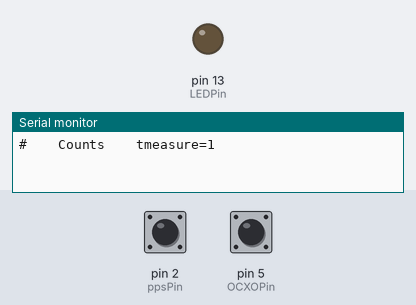
Bench run of a sketch on a simulated Arduino Uno, built with avr-gcc and run on an emulated ATmega328P. Shown: output pins drawn as LEDs (lit = HIGH), the last lines printed to the serial monitor. Dashed ring = blinking. The test bench sets the inputs (shaded band); at power-on: pin 2 (ppsPin) HIGH, pin 5 (OCXOPin) HIGH.

Above: at 1.2 s.
1.3 s: pin 2 (ppsPin) pulled LOW for 0.15 s
At 1.9 s:
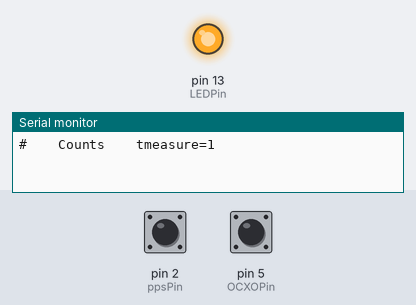
2.9 s: pin 2 (ppsPin) pulled LOW for 1 s
At 4.3 s:
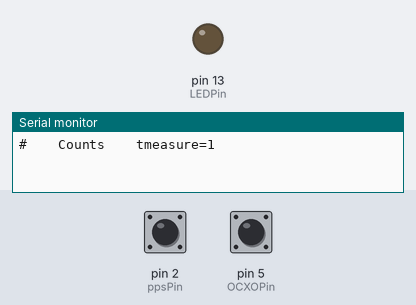
5.4 s: pin 2 (ppsPin) pulsed LOW 5 times (0.12 s each, 0.3 s apart)
At 5.67 s:
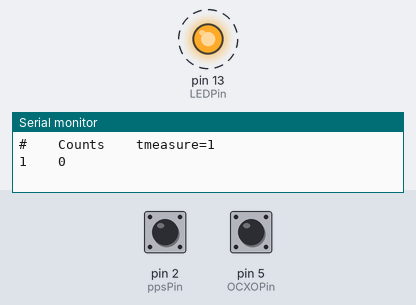
8.4 s: pin 2 (ppsPin) pulled LOW for 3.2 s
At 12.6 s:
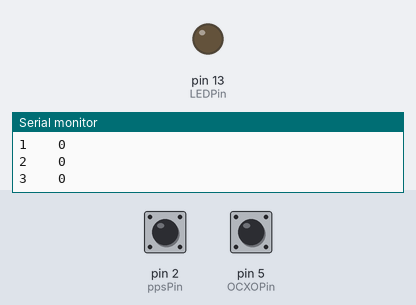
Timing chart, 0 to 14.1 s (numbered marks = the images above; inputs shaded):
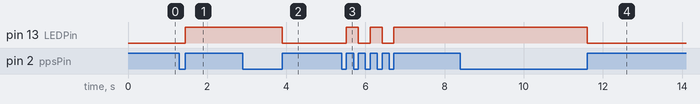

Measured:
- after the input at 1.3 s, pin 13 (LEDPin): LOW → HIGH after 0.15 s
- after the input at 2.9 s, pin 13 (LEDPin): HIGH → LOW after 1.0 s
- after the input at 5.4 s, pin 13 (LEDPin): alternates HIGH for 0.30 s and LOW for 0.30 s, 5 changes in all, then stays HIGH, starting after 0.12 s
- after the input at 8.4 s, pin 13 (LEDPin): HIGH → LOW after 3.2 s

The sketch:

GPSCO.ino
```cpp
// A minimum solution to manually calibrating a bare OCXO module
// with GPS using the 1 pps signal
//
// The 1 pps signal is used to trigger an interrupt
// and start counting the OCXO (TTL) pulses using the 16-bit timer1
// until a definable number of pps-signals has passed.
// Each overflow of timer1 creates an interrupt and is counted,
// and - together with the last timer1 value - is used
// to calculate the total number of OCXO pulses.

// uC: Atmega328P / Arduino Uno R3
// External hardware: 74HC390 or 74HCT390 (counter/divider)
//
// Christoph Schwaerzler, OE1CGS
// V1.3 05.12.2023

// Parameters
#define tpause                     1 // [>=1] Integer number of pps-signals (i.e. seconds) between measurements (and prior to first measurement)
#define tmeasure                   1 // [>=1] Integer number of pps-signals (i.e. seconds) for an individual measurement
#define ppsPin                     2 // Pin D2 (INT0) for 1pps signal from GPS
#define OCXOPin                    5 // Pin D5 (T1)  for OCXO (TTL-out) or divider output
#define LEDPin                    13 // Pin D13 for (built in) LED, alternating with 1 pps signal


// Variables
unsigned int  nmeasure          = 0; // Number of current measurement
unsigned long count             = 0; // Count of overflows of 16 bit counter
unsigned int low_count          = 0; // Value of the counter in timer1
volatile unsigned int ppscount  = 0; // Count of 1pps pulses


void setup()
{
  pinMode(ppsPin, INPUT_PULLUP);
  pinMode(OCXOPin, INPUT_PULLUP);
  pinMode(LEDPin, OUTPUT);

  //Set up Timer1 as a frequency counter - input at pin D9
  TCCR1B = 0;                        //No clock source (Timer/Counter stopped)
  TCCR1A = 0;                        //Normal port operation, OC1A/OC1B disconnected, Normal mode (counter)
  TCNT1  = 0;                        //Set counter value to zero
  TIFR1  = 1;                        //Reset overflow
  TIMSK1 = 1;                        //Turn on overflow flag

  // Set Arduino D2 for external interrupt input on the rising edge of GPS 1PPS
  attachInterrupt(0, PPSinterrupt, RISING);

  // Initialize serial port and print headers and measurement info on the serial port
  Serial.begin(9600);                // Initialize serial port
  while(!Serial){;}                  // Wait for serial port to connect
  Serial.print("#");
  Serial.print("\t\t");              // Move next output two tabulators to the right
  Serial.print("Counts");
  Serial.print("\t\t");
  Serial.print("tmeasure=");
  Serial.println(tmeasure);
}

// Timer1 overflow interrupt vector increments the counter
ISR(TIMER1_OVF_vect)
{
  count++;                           //Increment the overflows counter
  TIFR1 = (1<<TOV1);                 //Clear overflow flag by shifting left
}


// Interrupt routine for counting the OCXO signal
// Called every second by GPS 1PPS on Arduino Uno D2

void PPSinterrupt()
{
  if (ppscount == tpause)
  {
    TCNT1  = 0;                                   // Set counter to zero
    TCCR1B = 7;                                   // Enable timer1 to count on leading edge of T1 (Pin D5)
  }
  if (ppscount == tpause + tmeasure)
  {
    TCCR1B    = 0;                                // Stops counting
    low_count = TCNT1;                            // Stores last value of counter in Timer1
    ppscount  = 0;                                // Reset the pps counter for the next measurement
    nmeasure++;                                   // Increase the number of measurements
    count = (count << 16) + low_count;
    // Print current and average data
    Serial.print(nmeasure);                       // Print the number of the current measurement
    Serial.print("\t\t");
    Serial.println(count);                        // Print the total number of cycles measured during the last measurement time 'tmeasure'
    count = 0;
  }
  ppscount++;                                     // Increment the pps counter
  digitalWrite(LEDPin, !digitalRead(LEDPin));     // LED alternates with pps signal
  loop();
}

void loop()
{

}
```
